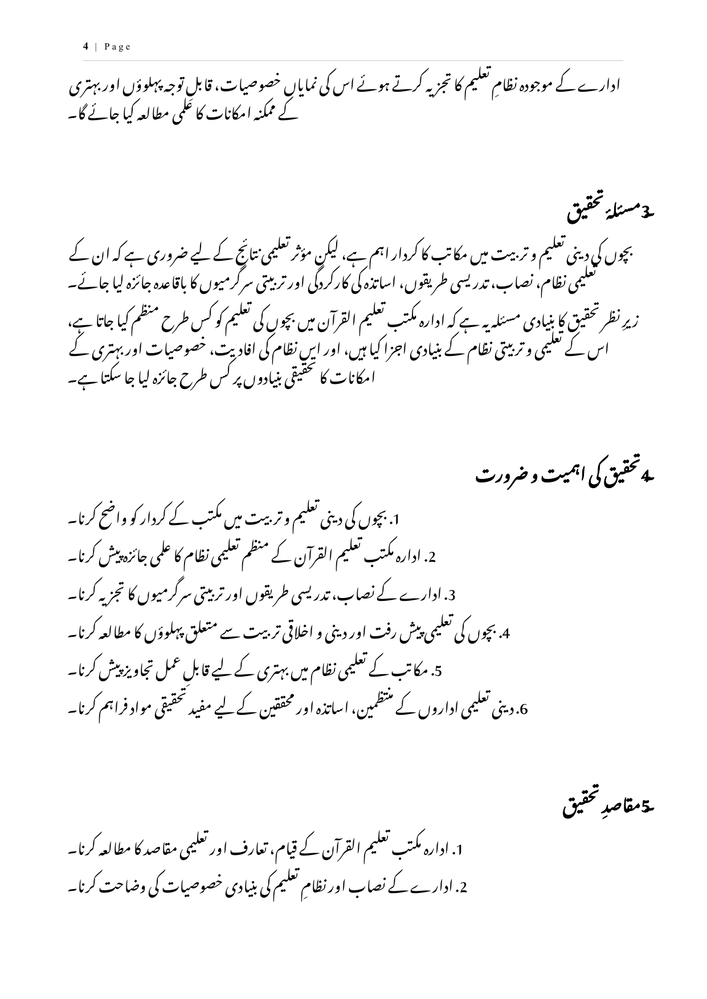
#> input picture tmp/pdfs/rtlfix-04.png, 707 x 999 px, shrunk from 1241 x 1754 before the run, found by its file name
$ python rows.py
#> lines starting #> are read from the running program, lines starting #| are printed output that depends on the picture; after the words box and inside, x2 and y2 are one past the last pixel; in counts of white or black regions, pixels touching at a corner belong together
from PIL import Image
import numpy as np
im=Image.open(r'E:\Rentra\tmp\pdfs\rtlfix-04.png').convert('L')
a=np.array(im)
ink=(a<145)
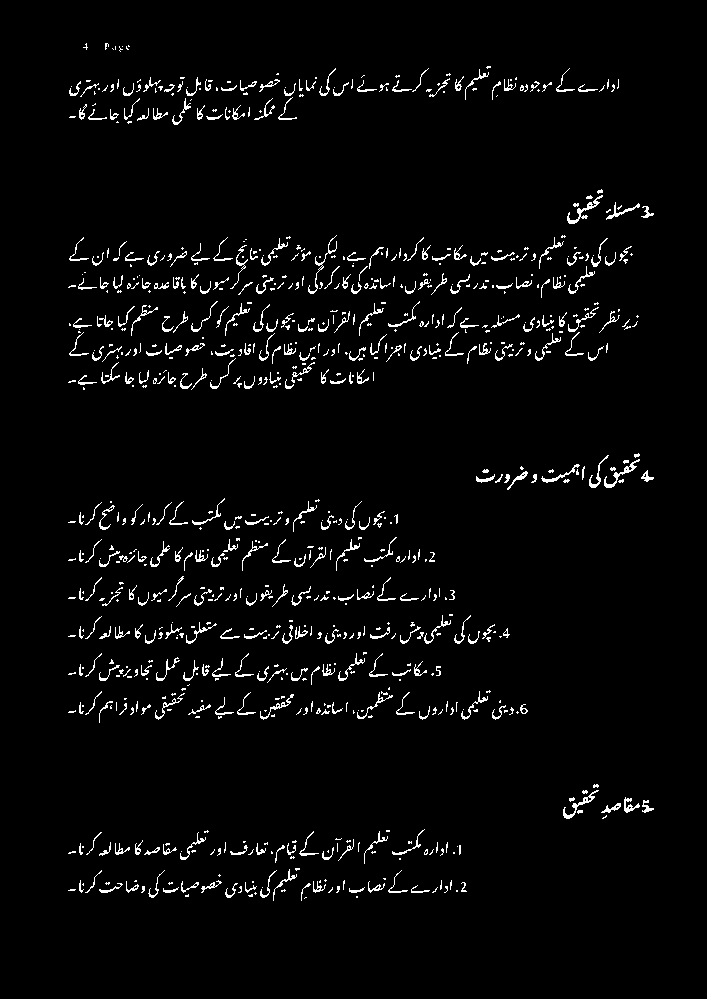
#> ink: shape (999, 707) bool; 3.1% white in thin lines or dots, all inside (x1, y1, x2, y2) = (68, 43, 654, 901)
row=ink.sum(1)
#> row = 999 values, max 188 at index 259, min 0 at index 0, mean 22.11
active=np.where(row>5)[0]
#> active = 516 values from 46 to 897
runs=[]
if len(active):
 s=pr=active[0]
#> s = 46; pr = 46
 for y in active[1:]:
  if y-pr>1:runs.append((s,pr,int(row[s:pr+1].max()),int(row[s:pr+1].sum())));s=y
  pr=y
#> this loop made 515 passes
#> (y, s, pr) on passes 4, 31, 53, 56, 58: (70, 70, 70), (98, 98, 98), (121, 121, 121), (191, 191, 191), (196, 196, 196)
#> s on passes 61, 83, 141, 204, 227, 230: 202, 236, 302, 366, 454, 460
#> after the loop, runs = 26 items, first 6: (46, 49, 10, 36), (70, 96, 174, 1636), (98, 119, 100, 709), (121, 123, 15, 32), (191, 192, 6, 12), (196, 198, 12, 31)
 runs.append((s,pr,int(row[s:pr+1].max()),int(row[s:pr+1].sum())))
print(im.size)
#| (707, 999)
print(runs)
#> (printed output is left out)

$ run again, with tmp/pdfs/rtlfix-03.png copied over tmp/pdfs/rtlfix-04.png
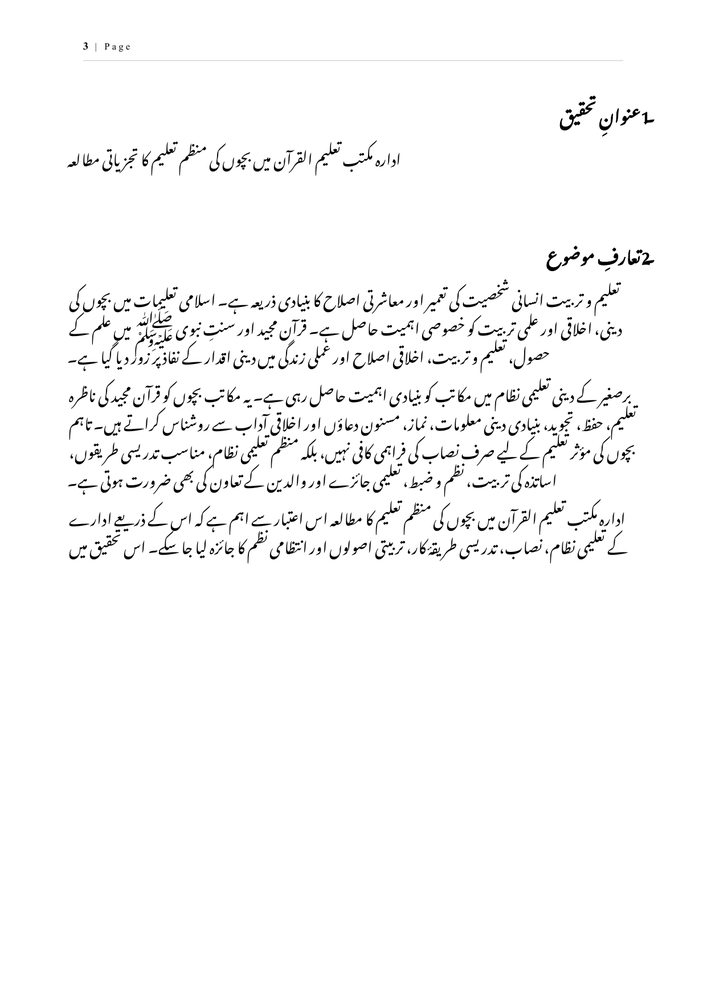
#> input picture tmp/pdfs/rtlfix-03.png, 707 x 999 px, shrunk from 1241 x 1754 before the run, found by its file name
#> `ink=(a<145)`:
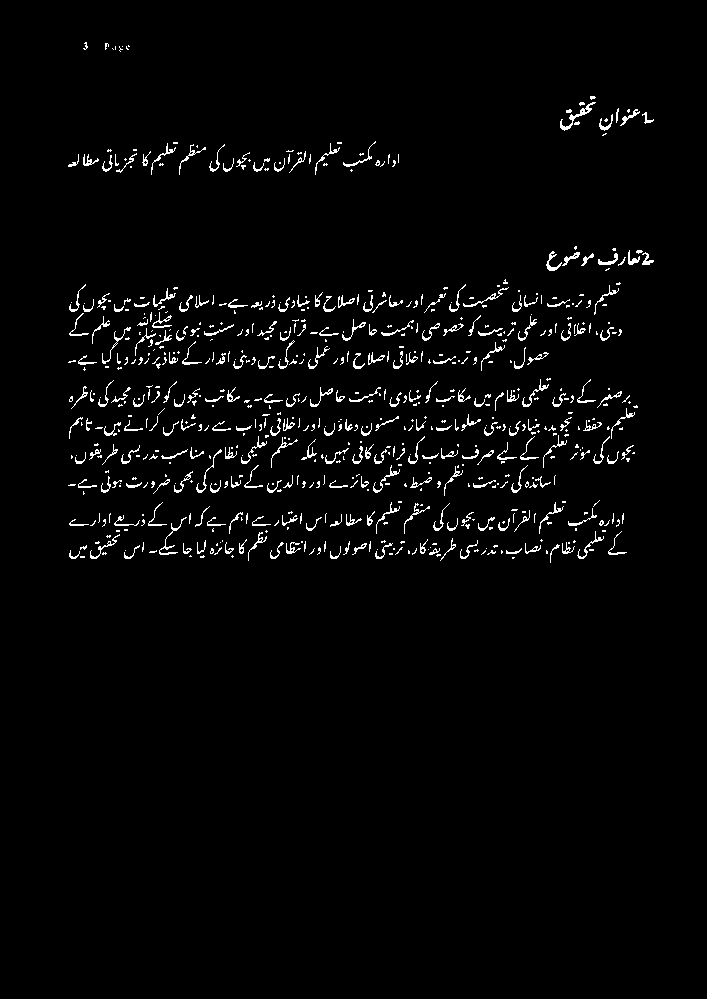
#> ink: shape (999, 707) bool; 2.4% white in thin lines or dots, all inside (x1, y1, x2, y2) = (68, 42, 654, 563)
#> row = 999 values, max 176 at index 524, min 0 at index 0, mean 17.29
#> active = 338 values from 43 to 558
#> `s=pr=active[0]`: s = 43
#> the loop `for y in active[1:]:` made 337 passes
#> (y, s, pr) on passes 1, 6, 7, 10, 32, 34: (45, 45, 45), (97, 97, 97), (102, 102, 102), (108, 108, 108), (142, 142, 142), (145, 145, 145)
#> after the loop `for y in active[1:]:`: runs = [(43, 43, 6, 6), (45, 49, 12, 44), (97, 97, 6, 6), (102, 104, 11, 30), (108, 129, 26, 439), (142, 143, 14, 26), (145, 171, 76, 1108), (248, 248, 6, 6), (250, 270, 48, 512), (282, 368, 156, 5024), (379, 379, 7, 7), (381, 408, 169, 1783), (412, 492, 168, 4808)]
#| (707, 999)
#> (printed output is left out)

$ run again, with tmp/pdfs/rtlfix-12.png copied over tmp/pdfs/rtlfix-04.png
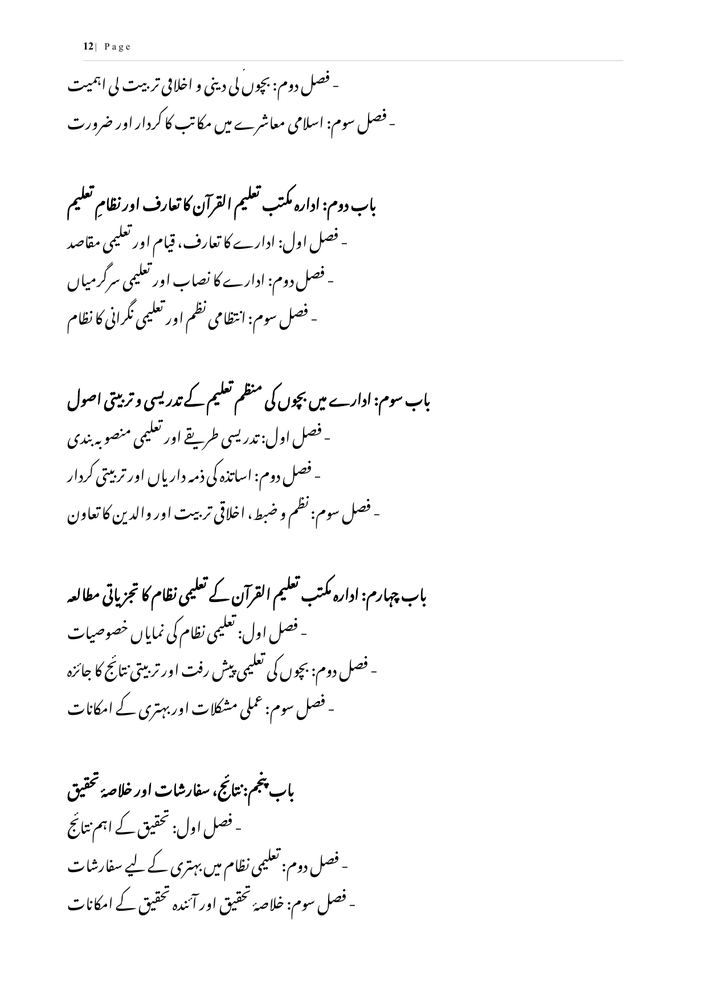
#> input picture tmp/pdfs/rtlfix-12.png, 707 x 999 px, shrunk from 1241 x 1754 before the run, found by its file name
#> `ink=(a<145)`:
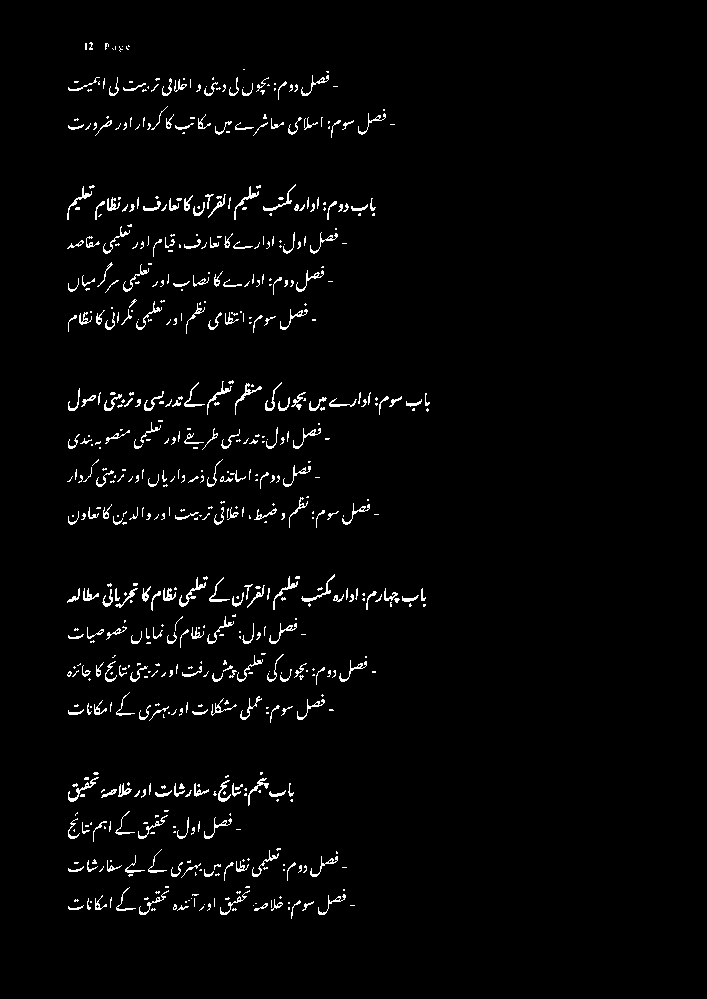
#> ink: shape (999, 707) bool; 2.4% white in thin lines or dots, all inside (x1, y1, x2, y2) = (67, 42, 430, 919)
#> row = 999 values, max 148 at index 599, min 0 at index 0, mean 17.18
#> active = 464 values from 43 to 914
#> `s=pr=active[0]`: s = 43
#> the loop `for y in active[1:]:` made 463 passes
#> (y, s, pr) on passes 7, 26, 47: (77, 77, 77), (114, 114, 114), (185, 185, 185)
#> after the loop `for y in active[1:]:`: runs = 29 items, first 6: (43, 49, 14, 69), (77, 95, 69, 798), (114, 134, 89, 854), (185, 219, 131, 1372), (232, 253, 79, 781), (263, 264, 9, 15)
#| (707, 999)
#> (printed output is left out)

$ run again, with tmp/pdfs/rtlfix-14.png copied over tmp/pdfs/rtlfix-04.png
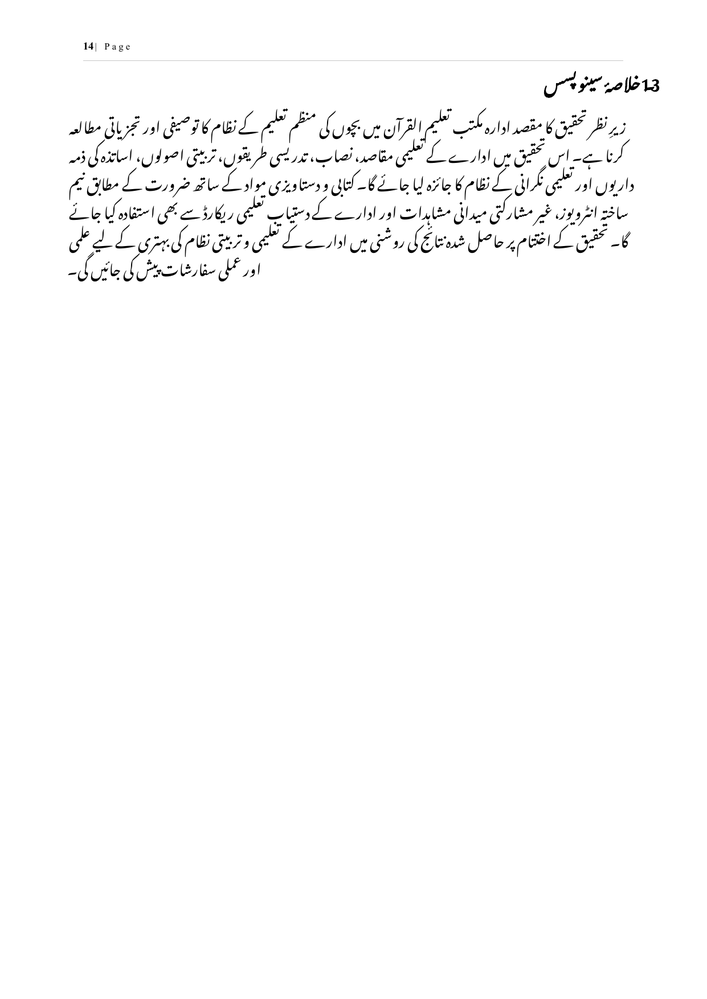
#> input picture tmp/pdfs/rtlfix-14.png, 707 x 999 px, shrunk from 1241 x 1754 before the run, found by its file name
#> `ink=(a<145)`:
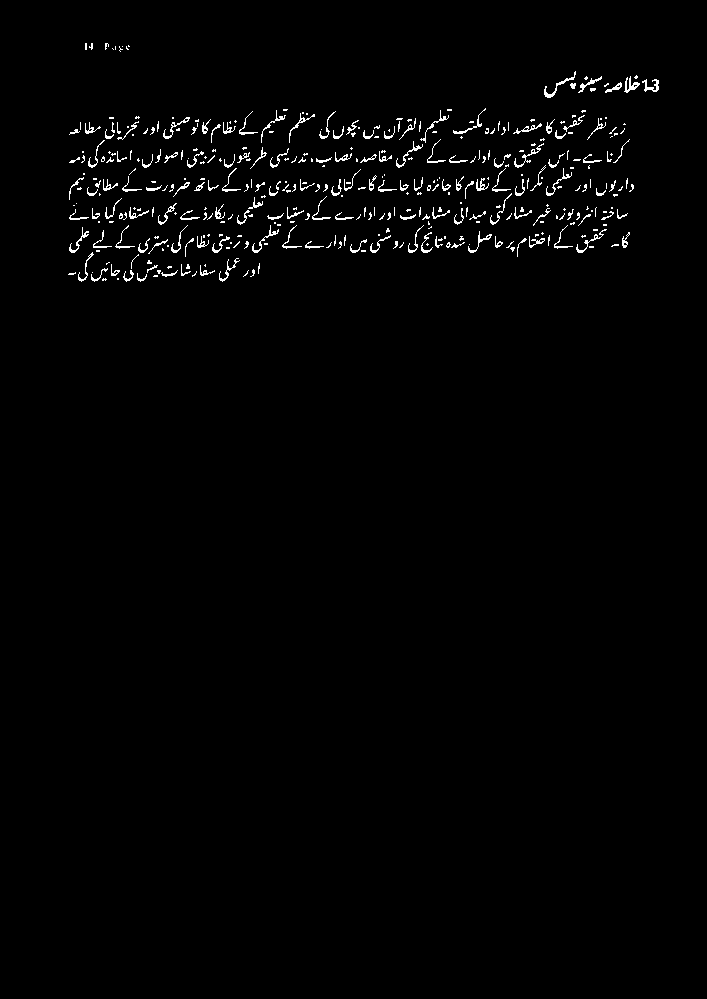
#> ink: shape (999, 707) bool; 1.4% white in thin lines or dots, all inside (x1, y1, x2, y2) = (68, 43, 659, 282)
#> row = 999 values, max 197 at index 189, min 0 at index 0, mean 9.92
#> active = 197 values from 43 to 280
#> `s=pr=active[0]`: s = 43
#> the loop `for y in active[1:]:` made 196 passes
#> (y, s, pr) on passes 7, 28: (76, 76, 76), (109, 109, 109)
#> after the loop `for y in active[1:]:`: runs = [(43, 49, 14, 68), (76, 96, 45, 541), (109, 198, 197, 5189), (200, 256, 183, 3481), (258, 258, 6, 6)]
#| (707, 999)
#| [(43, 49, 14, 68), (76, 96, 45, 541), (109, 198, 197, 5189), (200, 256, 183, 3481), (258, 258, 6, 6), (260, 280, 58, 588)]
